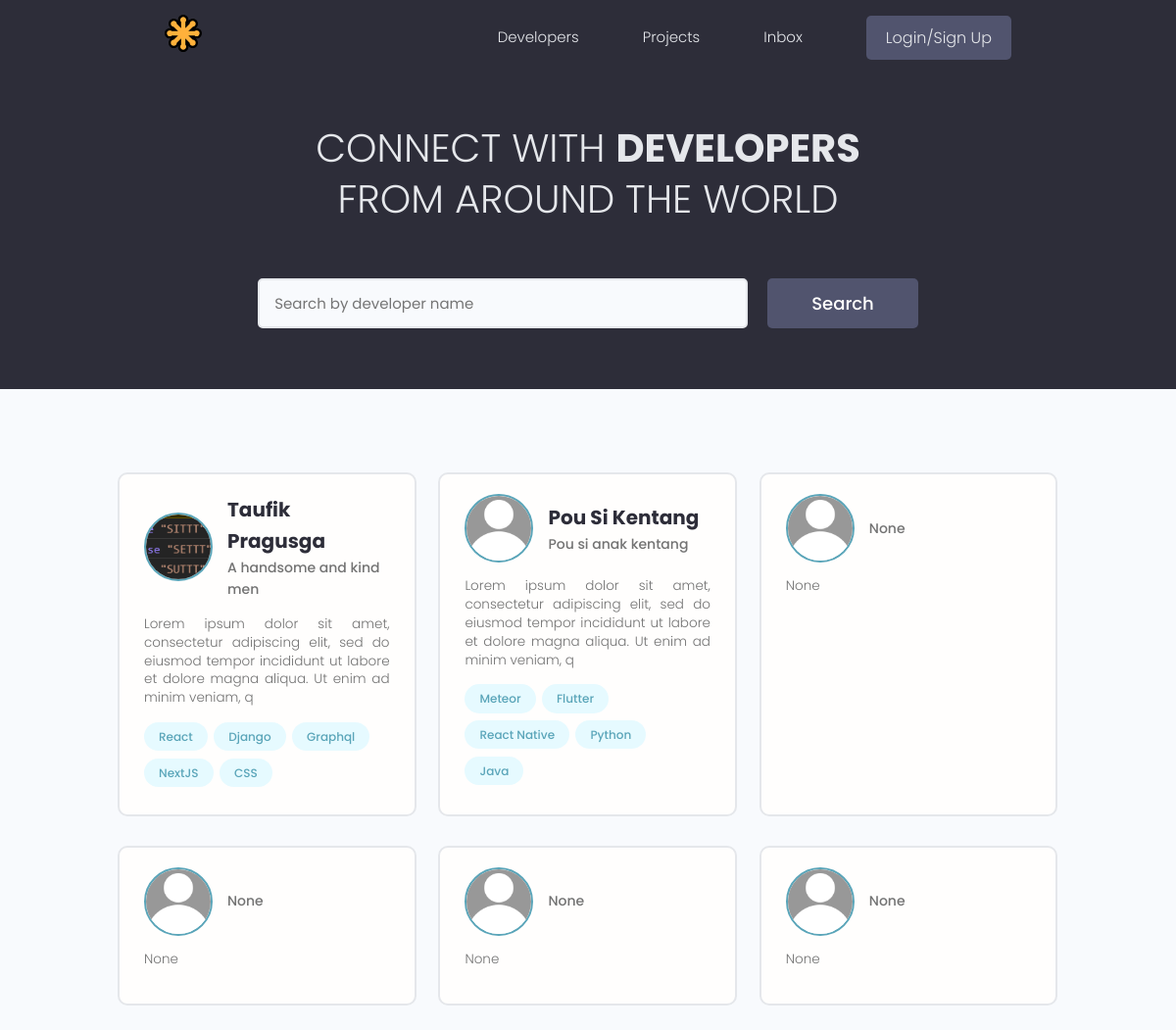
The app's page /, older data.
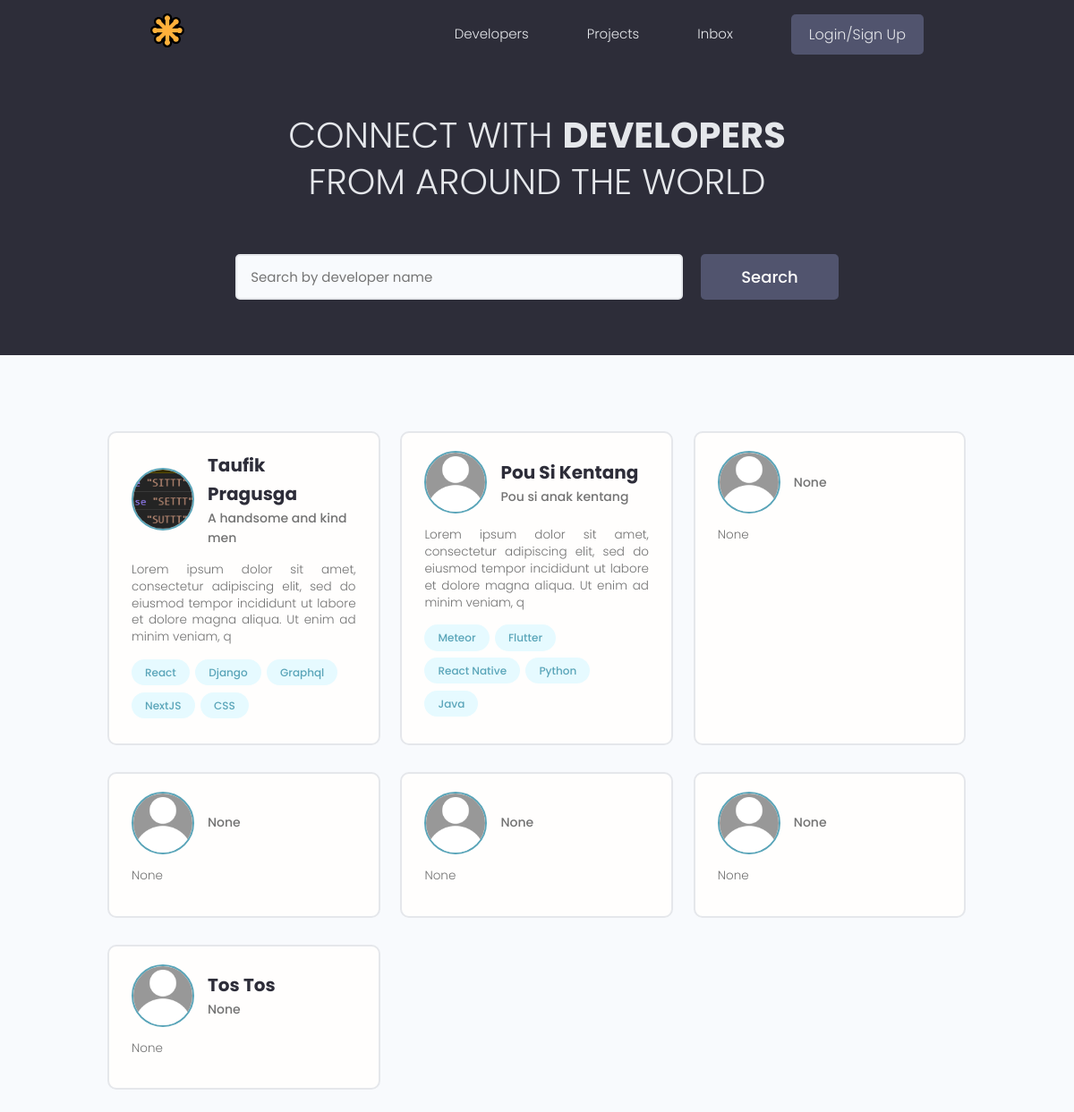
The same page, newer data.
### users/models.py (models this page shows, shortened)
class Profile(models.Model):
    id = models.UUIDField(primary_key=True, default=uuid.uuid4, editable=False)
    created_at = models.DateTimeField(auto_now_add=True)
    user = models.OneToOneField(User, on_delete=models.CASCADE)
    name = models.CharField(max_length=200, null=True, blank=True)
    username = models.CharField(max_length=200, null=True, blank=True)
    location = models.CharField(max_length=300, null=True, blank=True)
    email = models.CharField(max_length=200, null=True, blank=True)
    short_intro = models.CharField(max_length=200, null=True, blank=True)
    bio = models.TextField(null=True, blank=True)
    profile_image = models.ImageField(
        upload_to="profiles/",
        blank=True,
        null=True,
        default="profiles/default.jpg",
    )
    social_github = models.CharField(max_length=200, null=True, blank=True)
    social_twitter = models.CharField(max_length=200, null=True, blank=True)
    social_linkedin = models.CharField(max_length=200, null=True, blank=True)
    social_youtube = models.CharField(max_length=200, null=True, blank=True)

class Skill(models.Model):
    id = models.UUIDField(primary_key=True, default=uuid.uuid4, editable=False)
    created_at = models.DateTimeField(auto_now_add=True)
    owner = models.ForeignKey(
        Profile, on_delete=models.CASCADE, null=True, blank=True
    )
    name = models.CharField(max_length=200, null=True, blank=True)
    description = models.TextField(null=True, blank=True)
    def __str__(self):
        return str(self.name)

### users/views.py (the view)
# urls.py: path("", views.profiles, name="profiles"),
def profiles(request):
    profiles = Profile.objects.all()
    context = {"profiles": profiles}
    return render(request, "users/profiles.html", context)

### users/templates/users/profiles.html (shortened to what this page needs)
{% extends "main.html"%}
{% block content %}
<main class="home">
  <section class="hero-section text-center">
    <div class="container container--narrow">
      <div class="hero-section__box">
        <h2>CONNECT WITH <span>DEVELOPERS</span></h2>
        <h2>FROM AROUND THE WORLD</h2>
      </div>
      <div class="hero-section__search">
        <form class="form" action="#" method="get">
          <div class="form__field">
            <input class="input input--text" id="formInput#search" type="text" name="text"
              placeholder="Search by developer name" />
          </div>
          <input class="btn btn--sub btn--lg" type="submit" value="Search" />
        </form>
      </div>
    </div>
  </section>
  <section class="devlist">
    <div class="container">
      <div class="grid grid--three">
        {% for profile in profiles %}
        <div class="column card">
          <div class="dev">
            <a href="{% url 'user-profile' profile.id %}" class="card__body">
              <div class="dev__profile">
                <img class="avatar avatar--md" src="{{profile.profile_image.url}}" alt="{{profile.name}}" />
                <div class="dev__meta">
                  <h3>{{profile.name}}</h3>
                  <h5>{{profile.short_intro|slice:"60"}}</h5>
                </div>
              </div>
              <p class="dev__info">
                {{profile.bio|slice:"150"}}
              </p>
              <div class="dev__skills">
                {% for skill in profile.skill_set.all|slice:'5' %}
                <span class="tag tag--pill tag--main">
                  <small>{{skill}}</small>
                </span>
                {% endfor %}
              </div>
            </a>
          </div>
        </div>
        {% endfor %}
      </div>
    </div>
  </section>
</main>
{% endblock content%}

### templates/main.html (shortened to what this page needs)
<!DOCTYPE html>
{% load static %}
<html lang="en">
<head>
  <link rel="stylesheet" href="https://cdn.iconmonstr.com/1.3.0/css/iconmonstr-iconic-font.min.css" />
  <link rel="stylesheet" href="{% static 'uikit/styles/uikit.css' %}" />
  <link rel="stylesheet" href="{% static 'styles/app.css' %}" />
</head>
<body>
  {% include 'navbar.html' %}
  {% block content %}
  {% endblock content %}
</body>
</html>

### templates/navbar.html (shortened to what this page needs)
{% load static %}
<header class="header">
  <div class="container container--narrow">
    <a href="{% url 'profiles' %}" class="header__logo">
      <img src="{% static 'images/logo.svg' %}" alt="DevSearch Logo" />
    </a>
    <nav class="header__nav">
      <ul class="header__menu">
        <li class="header__menuItem"><a href="{% url 'profiles' %}">Developers</a></li>
        <li class="header__menuItem"><a href="{% url 'projects' %}">Projects</a></li>
        <li class="header__menuItem"><a href="">Inbox</a></li>
        {% if request.user.is_authenticated %}
        <li class="header__menuItem"><a href="{% url 'create-project' %}">Add Project</a></li>
        <li class="header__menuItem"><a href="{% url 'logout' %}" class="btn btn--sub">Logout</a></li>
        {% else %}
        <li class="header__menuItem"><a href="{% url 'login' %}" class="btn btn--sub">Login/Sign Up</a></li>
        {% endif %}
      </ul>
    </nav>
  </div>
</header>

### static/styles/app.css (style rules this page uses)
:root { --color-sub: #2d2d39; }
.btn--sub { background-color: var(--color-sub-light); }
.card { border: 2px solid var(--color-light); }
img { width: 100%; }
.header { position: sticky; z-index: 111; background-color: var(--color-sub); padding: 1.5rem 0; }
.header > .container { display: flex; justify-content: space-between; align-items: center; }
.header__logo > img { height: 3.8rem; }
.header__nav > ul { display: inline-flex; align-items: center; list-style: none; gap: 6.5rem; }
.header__menuItem > a { color: var(--color-light); font-weight: 300; }
.hero-section { height: 40vh; display: flex; align-items: center; background-color: var(--color-sub); }
.hero-section__box { margin-bottom: 4rem; }
.hero-section__box > h2, .hero-section__box > h2 > span { font-size: 4rem; color: var(--color-light); line-height: 1.3; text-transform: uppercase; }
.hero-section__box > h2 { font-weight: 300; }
.hero-section__box > h2 > span { font-weight: 700; }
.hero-section__search > .form { display: flex; align-items: center; justify-content: center; gap: 2rem; }
.hero-section__search > .form input.input--text { width: 50rem; }
.devlist { margin-top: 8rem; }
.devlist .grid { align-items: stretch; }
.devlist .dev .dev__profile { display: flex; align-items: center; gap: 1.5rem; }
.devlist .dev .dev__meta h3 { color: var(--color-sub); font-size: 2rem; font-weight: 700; }
.devlist .dev .dev__meta h5 { color: var(--color-text); font-size: 1.4rem; font-weight: 500; }
.devlist .dev .dev__info { margin: 1.5rem 0; font-size: 1.35rem; line-height: 1.4; text-align: justify; }

### static/uikit/styles/modules/_variables.css (style rules this page uses)
:root { --color-main: #5aa5b9; --color-main-light: #e6faff; --color-sub: #3f4156; --color-sub-light: #51546e; --color-sub-lighter: #ededfd; --color-text: #737373; --color-gray: #8b8b8b; --color-light: #e5e7eb; --color-light-gray: #767676; --color-bg: #f8fafd; --color-white: #fffefd; --color-white-light: #f3f3f3; --color-success: #359e64; --color-success-bg: #def8e8; --color-error: #fc4b0b; --color-error-bg: #fff2ee; --font-base: 'Poppins', arial, helvetica, 'Segoe UI', roboto, ubuntu, sans-serif; --font-monospace: 'Fira Code', 'Courier New', courier, monospace; --font-regular: 300; --font-medium: 500; --font-bold: 700; --generic-shadow: 1px 1px 5px #00000010; --generic-transition: all 0.3s ease-in-out; }

### static/uikit/styles/modules/_base.css (style rules this page uses)
* { margin: 0; padding: 0; box-sizing: border-box; text-rendering: optimizeLegibility; color: inherit; font-size: inherit; }
html { font-size: 50%; }
@media only screen and (min-width: 480px) { html { font-size: 56.25%; } }
@media only screen and (min-width: 1200px) { html { font-size: 62.5%; } }
body { line-height: 1.6; font-weight: 400; font-size: 1.5rem; color: var(--color-text); background-color: var(--color-bg); min-height: 100vh; }

### static/uikit/styles/modules/_typography.css (style rules this page uses)
* { font-family: var(--font-base); }
h2 { font-size: 3.6rem; font-weight: var(--font-bold); }
h3 { font-size: 3.2rem; font-weight: var(--font-medium); }
h5 { font-size: 2.4rem; font-weight: var(--font-medium); }
h5, h6 { font-weight: var(--font-regular); }
p, span, strong { font-size: 1.6rem; color: var(--color-text); font-weight: var(--font-regular); }
a { padding-bottom: 2px; text-decoration: none; display: inline-block; color: var(--color-main); font-weight: var(--font-medium); }

### static/uikit/styles/modules/_utilities.css (style rules this page uses)
.container { width: 92%; max-width: 165rem; margin: 0 auto; box-sizing: border-box; }
.container--narrow { width: 92%; max-width: 120rem; }
@media screen and (min-width: 1000px) { .container { width: 90%; } }
@media screen and (min-width: 1000px) { .container--narrow { width: 85%; } }
@media screen and (min-width: 1200px) { .container { width: 80%; } }
@media screen and (min-width: 1200px) { .container--narrow { width: 72%; } }
.text-center { text-align: center; }

### static/uikit/styles/modules/_avatar.css (style rules this page uses)
.avatar { border-radius: 50%; border: 2px solid var(--color-main); object-fit: cover; }
.avatar--md { height: 7rem; width: 7rem; }

### static/uikit/styles/modules/_button.css (style rules this page uses)
.btn { display: inline-block; position: relative; cursor: pointer; background-color: var(--color-light); font-weight: var(--font-medium); color: var(--color-sub); text-decoration: none; padding: 1rem 2rem; border-radius: 0.5rem; border: none; width: -webkit-fit-content; width: -moz-fit-content; width: fit-content; height: -webkit-fit-content; height: -moz-fit-content; height: fit-content; font-size: 1.6rem; outline-width: 0; outline-color: transparent; -webkit-backface-visibility: hidden; backface-visibility: hidden; transition: all 0.3s ease-in-out; }
.btn--sub { background-color: var(--color-sub); color: var(--color-white); }
.btn--lg { font-size: 1.8rem; padding: 1.2rem 4.5rem; }

Row changes from the older to the newer data that the page shows:
added Profile: profile_image (placeholder picture), name "Tos Tos", short_intro "None", bio "None"
